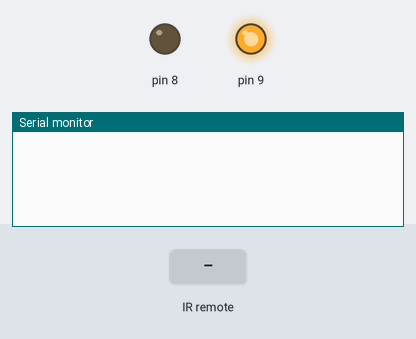
Recording of a sketch running on a simulated Arduino Leonardo, built with avr-gcc and run on an emulated ATmega32U4. Parts: output pins drawn as LEDs (lit = HIGH), the last lines printed to the serial monitor. The inputs (shaded band) are chosen by the test bench. USB keyboard and mouse output is not drawn.

Above: at 1.2 s.
1.3 s: infrared code 0xFF48B7 received
At 1.9 s:
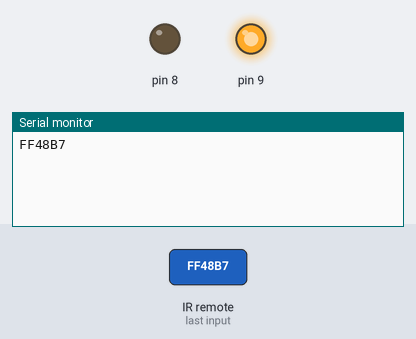
2.8 s: infrared code 0xFF906F received
At 4.2 s:
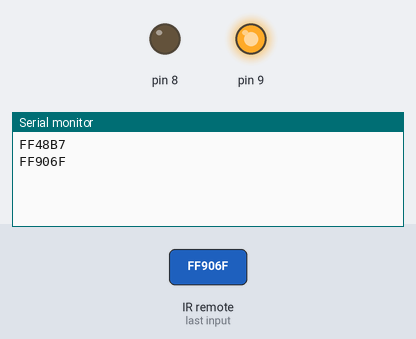

Measured:
- after the input at 1.3 s, the serial monitor: prints a new line at once (image 1)
- after the input at 2.8 s, the serial monitor: prints a new line at once (image 2)

The sketch:

IRbadUSB.ino
```cpp
#include <IRremote.h>
#include "Keyboard.h"

int recvPin = 7;
IRrecv irrecv(recvPin);

void  setup ( )
{
  Serial.begin(9600);
  irrecv.enableIRIn();
  pinMode(8,OUTPUT);
  pinMode(9,OUTPUT);
  digitalWrite(9,HIGH);
  Keyboard.begin();
}

void  loop ( )
{
  decode_results  results;

  if (irrecv.decode(&results)) {
      Serial.println(results.value, HEX);
      if (results.value==0xFF48B7)
          Keyboard.println("Hello IRBadUSB! #0");
      if (results.value==0xFF906F)
          Keyboard.println("Hello IRBadUSB! #1");
      irrecv.resume();
  }
}
```
